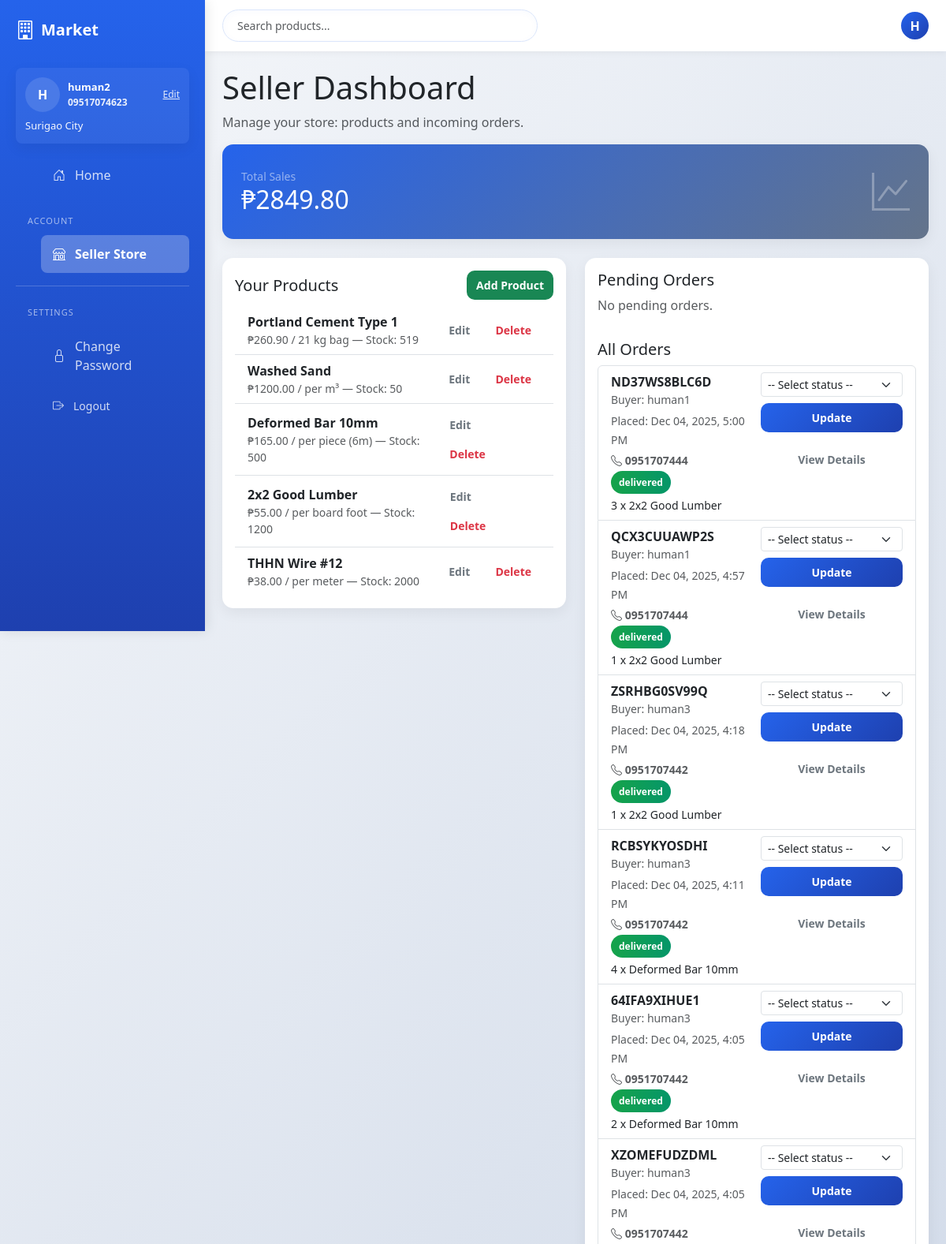
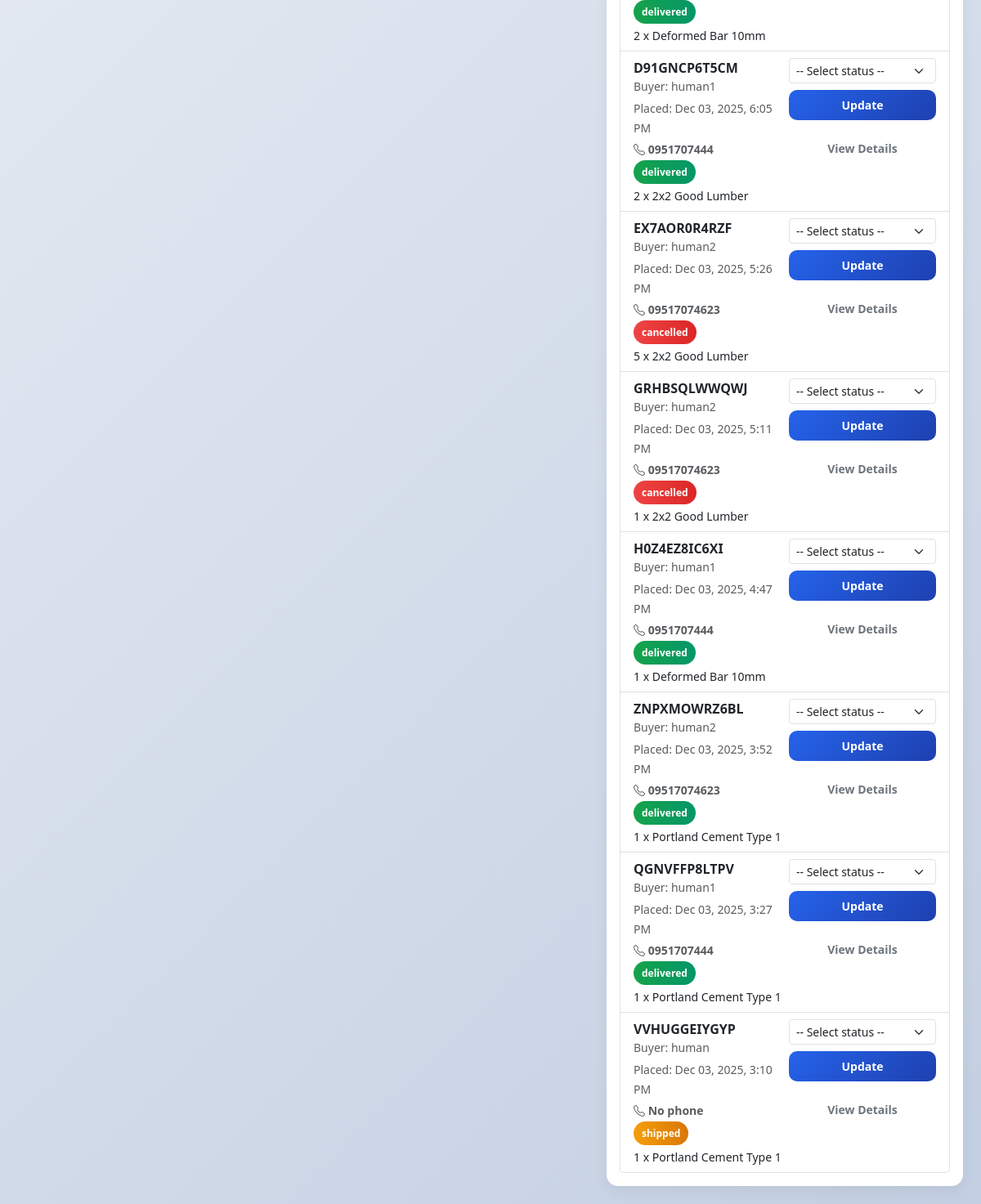
The page /seller/dashboard/ (signed in) on the database its author committed (2 pictures, top to bottom).
### core/models.py (models this page shows, shortened)
class User(AbstractUser):
    is_seller = models.BooleanField(default=False)
    phone_number = models.CharField(max_length=30, blank=True)
    default_address = models.TextField(blank=True)
    seller_lat = models.DecimalField(max_digits=9, decimal_places=6, null=True, blank=True)
    seller_lng = models.DecimalField(max_digits=9, decimal_places=6, null=True, blank=True)

class Product(models.Model):
    seller = models.ForeignKey(settings.AUTH_USER_MODEL, on_delete=models.CASCADE, related_name='products')
    category = models.ForeignKey(Category, on_delete=models.SET_NULL, null=True, blank=True)
    name = models.CharField(max_length=255)
    description = models.TextField(blank=True)
    price = models.DecimalField(max_digits=10, decimal_places=2)
    unit = models.CharField(max_length=50, default='pcs')
    stock = models.PositiveIntegerField(default=0)
    brand = models.CharField(max_length=100, blank=True)
    created_at = models.DateTimeField(auto_now_add=True)

class Order(models.Model):
    ORDER_STATUS = [
        ('pending', 'Pending'),
        ('confirmed', 'Confirmed'),
        ('shipped', 'Shipped'),
        ('delivered', 'Delivered'),
        ('cancelled', 'Cancelled'),
    ]
    buyer = models.ForeignKey(settings.AUTH_USER_MODEL, on_delete=models.CASCADE, related_name='orders')
    order_number = models.CharField(max_length=20, unique=True, blank=True)
    status = models.CharField(max_length=20, choices=ORDER_STATUS, default='pending')
    created_at = models.DateTimeField(auto_now_add=True)
    delivery_address = models.TextField(blank=True)
    delivery_fee = models.DecimalField(max_digits=8, decimal_places=2, default=0)
    delivery_lat = models.DecimalField(max_digits=9, decimal_places=6, null=True, blank=True)
    delivery_lng = models.DecimalField(max_digits=9, decimal_places=6, null=True, blank=True)
    @property
    def total(self):
        items_total = sum(item.total_price for item in self.items.all())
        fees_total = sum(float(getattr(item, 'delivery_fee', 0)) for item in self.items.all())
        return items_total + fees_total

class OrderItem(models.Model):
    order = models.ForeignKey(Order, on_delete=models.CASCADE, related_name='items')
    product = models.ForeignKey(Product, on_delete=models.SET_NULL, null=True)
    quantity = models.PositiveIntegerField(default=1)
    price = models.DecimalField(max_digits=10, decimal_places=2)
    delivery_fee = models.DecimalField(max_digits=8, decimal_places=2, default=0)
    @property
    def total_price(self):
        return self.quantity * float(self.price)

### core/views.py (the view)
# urls.py: path('seller/dashboard/', seller_dashboard, name='seller_dashboard'),
@user_passes_test(_is_seller)
def seller_dashboard(request):
    products = Product.objects.filter(seller=request.user)
    orders = Order.objects.filter(items__product__seller=request.user).distinct().order_by('-created_at')
    pending = orders.filter(status='pending')
    for p in products:
        try:
            price = float(p.price)
        except Exception:
            price = 0.0
        p.bulk_price_5 = price * 0.95
        p.bulk_price_10 = price * 0.90
    return render(request, 'seller_dashboard.html', {'products': products, 'orders': orders, 'pending': pending})

### templates/seller_dashboard.html (shortened to what this page needs)
{% extends 'base.html' %}
{% load tz %}
{% block content %}
<h1>Seller Dashboard</h1>
<p class="text-muted">Manage your store: products and incoming orders.</p>
<div class="card p-4 mb-4" style="background: linear-gradient(135deg, var(--primary), var(--secondary)); color: white;">
  <div class="d-flex justify-content-between align-items-center">
    <div>
      <div class="text-white-50 small">Total Sales</div>
      <h2 style="color: white; margin: 0;">₱{{ sidebar_sales_total|floatformat:2 }}</h2>
    </div>
    <div style="font-size: 48px; opacity: 0.3;">
      <i class="bi bi-graph-up"></i>
    </div>
  </div>
</div>
<div class="row">
  <div class="col-md-6">
    <div class="card p-3">
      <div class="d-flex justify-content-between align-items-center mb-2">
        <h5 class="mb-0">Your Products</h5>
        <a href="{% url 'seller_add_product' %}" class="btn btn-sm btn-success">Add Product</a>
      </div>
      <ul class="list-group list-group-flush">
        {% for p in products %}
          <li class="list-group-item d-flex justify-content-between align-items-center">
            <div>
              <div class="fw-bold">{{ p.name }}</div>
              <div class="small text-muted">₱{{ p.price }} / {{ p.unit }} — Stock: {{ p.stock }}</div>
            </div>
            <div>
              <a href="{% url 'seller_edit_product' p.pk %}" class="btn btn-sm btn-outline-secondary me-1">Edit</a>
              <a href="{% url 'seller_delete_product' p.pk %}" class="btn btn-sm btn-outline-danger">Delete</a>
            </div>
          </li>
        {% empty %}
          <li class="list-group-item">No products yet.</li>
        {% endfor %}
      </ul>
    </div>
  </div>
  <div class="col-md-6">
    <div class="card p-3">
      <h5>Pending Orders</h5>
      {% for o in pending %}
        <div class="border rounded p-2 mb-2">
          <div class="d-flex justify-content-between align-items-center">
            <div>
              <div class="fw-bold">Order {{ o.order_number }}</div>
              <div class="small text-muted">Buyer: {{ o.buyer }} — {% timezone "Asia/Manila" %}{{ o.created_at|date:"M d, Y, g:i A" }}{% endtimezone %}</div>
              <div class="small text-muted mt-1"><i class="bi bi-telephone"></i> <strong>{{ o.buyer.phone_number|default:'No phone' }}</strong></div>
            </div>
            <div style="text-align:right">
              <div class="status-pill {% if o.status == 'pending' %}status-pending{% elif o.status == 'confirmed' %}status-confirmed{% elif o.status == 'shipped' %}status-shipped{% elif o.status == 'delivered' %}status-delivered{% elif o.status == 'cancelled' %}status-cancelled{% endif %}">
                {% if o.status == 'pending' %}<i class="bi bi-clock-history"></i>{% elif o.status == 'confirmed' %}<i class="bi bi-check-circle"></i>{% elif o.status == 'shipped' %}<i class="bi bi-truck"></i>{% elif o.status == 'delivered' %}<i class="bi bi-box-seam"></i>{% elif o.status == 'cancelled' %}<i class="bi bi-x-circle"></i>{% endif %}
                <span style="margin-left:6px; text-transform:capitalize">{{ o.status }}</span>
              </div>
              <form method="post" action="{% url 'seller_update_order_status' o.pk %}" class="mt-2">
                {% csrf_token %}
                <select name="status" class="form-select form-select-sm mb-2">
                  <option value="confirmed">Confirm</option>
                  <option value="shipped">Mark Shipped</option>
                  <option value="delivered">Mark Delivered</option>
                  <option value="cancelled">Cancel</option>
                </select>
                <button class="btn btn-sm btn-primary">Update</button>
              </form>
            </div>
          </div>
          <div class="small mt-2">
            {% for it in o.items.all %}
              {% if it.product.seller == user %}
                <div>{{ it.quantity }} x {{ it.product.name }}</div>
              {% endif %}
            {% endfor %}
          </div>
        </div>
      {% empty %}
        <p class="text-muted">No pending orders.</p>
      {% endfor %}
      <h5 class="mt-3">All Orders</h5>
      <ul class="list-group">
        {% for o in orders %}
          <li class="list-group-item">
            <div class="d-flex justify-content-between align-items-start">
              <div>
                <div class="fw-bold">{{ o.order_number }}</div>
                <div class="small text-muted">Buyer: {{ o.buyer }}</div>
                <div class="mt-1"><small class="text-muted">Placed: {% timezone "Asia/Manila" %}{{ o.created_at|date:"M d, Y, g:i A" }}{% endtimezone %}</small></div>
                <div class="mt-1 small text-muted"><i class="bi bi-telephone"></i> <strong>{{ o.buyer.phone_number|default:'No phone' }}</strong></div>
                <div class="mt-1">
                  <span class="status-pill {% if o.status == 'pending' %}status-pending{% elif o.status == 'confirmed' %}status-confirmed{% elif o.status == 'shipped' %}status-shipped{% elif o.status == 'delivered' %}status-delivered{% elif o.status == 'cancelled' %}status-cancelled{% endif %}">{{ o.status }}</span>
                </div>
                <div class="small mt-2">
                  {% for it in o.items.all %}
                    {% if it.product.seller == user %}
                      <div>{{ it.quantity }} x {{ it.product.name }}</div>
                    {% endif %}
                  {% endfor %}
                </div>
              </div>
              <div style="text-align:right; min-width: 180px;">
                <form method="post" action="{% url 'seller_update_order_status' o.pk %}" class="mb-2">
                  <select name="status" class="form-select form-select-sm mb-2">
                    <option value="">-- Select status --</option>
                  </select>
                  <button class="btn btn-sm btn-primary w-100 mb-2">Update</button>
                </form>
                <a href="{% url 'order_detail' o.pk %}" class="btn btn-sm btn-outline-secondary w-100">View Details</a>
              </div>
            </div>
          </li>
        {% empty %}
          <li class="list-group-item">No orders yet.</li>
        {% endfor %}
      </ul>
    </div>
  </div>
</div>
{% endblock %}

### templates/base.html (shortened to what this page needs)
{% load static %}
<!doctype html>
<html lang="en">
<head>
    <link href="https://cdn.jsdelivr.net/npm/bootstrap@5.3.0/dist/css/bootstrap.min.css" rel="stylesheet">
    <link rel="stylesheet" href="https://cdn.jsdelivr.net/npm/bootstrap-icons@1.11.0/font/bootstrap-icons.css">
    <link rel="stylesheet" href="{% static 'css/styles.css' %}">
</head>
<body>
<button class="sidebar-toggle" id="sidebarToggle" aria-label="Toggle navigation"><i class="bi bi-list"></i></button>
<div id="sidebarEdge" class="sidebar-edge" aria-hidden="true"></div>
<aside class="sidebar" id="sidebar">
    <div class="sidebar-brand">
        <div style="display: flex; align-items: center; gap: 8px;">
            <i class="bi bi-building"></i>
            <span>Market</span>
        </div>
    </div>
    {% if user.is_authenticated %}
        <div class="card mb-3" style="background: rgba(255,255,255,0.06); padding: 12px; border-radius: 8px; color: white;">
            <div style="display:flex; justify-content: space-between; align-items: center; gap: 10px;">
                <div style="display:flex; gap:10px; align-items:center;">
                    <div style="width:44px; height:44px; border-radius:50%; background: rgba(255,255,255,0.12); display:flex; align-items:center; justify-content:center; font-weight:700;">{{ user.username|first|upper }}</div>
                    <div style="font-size:13px;">
                        <div style="font-weight:600">{{ user.get_full_name|default:user.username }}</div>
                        <div style="font-size:12px; opacity:0.9"><strong>{{ sidebar_phone|default:'No phone' }}</strong></div>
                    </div>
                </div>
                <div style="text-align:right; font-size:12px;">
                    <a href="{% url 'profile' %}" style="color: rgba(255,255,255,0.85); text-decoration: underline;">Edit</a>
                </div>
            </div>
            {% if sidebar_address %}
                <div style="margin-top:8px; font-size:13px; opacity:0.95;">{{ sidebar_address|truncatechars:80 }}</div>
            {% else %}
                <div style="margin-top:8px; font-size:13px; opacity:0.7;">No default address set</div>
            {% endif %}
        </div>
    {% endif %}
    <ul class="sidebar-nav">
        <li><a href="/" class="{% if request.resolver_match.url_name == 'home' %}active{% endif %}"><i class="bi bi-house-door"></i> Home</a></li>
    </ul>
    {% if user.is_authenticated %}
        <div class="sidebar-section-title">Account</div>
        <ul class="sidebar-nav">
            {% if user.is_superuser %}
                <li><a href="{% url 'admin_dashboard' %}" class="{% if request.resolver_match.url_name == 'admin_dashboard' %}active{% endif %}"><i class="bi bi-speedometer2"></i> Admin Dashboard</a></li>
            {% elif user.is_seller %}
                <li><a href="{% url 'seller_dashboard' %}" class="{% if request.resolver_match.url_name == 'seller_dashboard' %}active{% endif %}"><i class="bi bi-shop"></i> Seller Store</a></li>
            {% endif %}
        </ul>
        <div class="sidebar-divider"></div>
        <div class="sidebar-section-title">Settings</div>
        <ul class="sidebar-nav">
            <li><a href="/accounts/password_change/"><i class="bi bi-lock"></i> Change Password</a></li>
            <li>
                <form method="post" action="{% url 'logout' %}" style="display: inline;">
                    <button type="submit" style="background: none; border: none; color: rgba(255, 255, 255, 0.8); padding: 12px 15px; text-align: left; cursor: pointer; width: 100%; font-size: 14px; font-family: inherit; display: flex; align-items: center; gap: 12px; transition: all 0.3s ease;">
                        <i class="bi bi-box-arrow-right"></i> Logout
                    </button>
                </form>
            </li>
        </ul>
    {% endif %}
</aside>
<div class="main-wrapper" id="mainWrapper">
    <div class="top-bar">
        <div class="search-box">
            <form method="get" action="/">
                <input type="search" name="q" placeholder="Search products..." class="form-control" value="{{ q|default:'' }}">
            </form>
        </div>
        <div class="user-profile">
            {% if user.is_authenticated %}
                <div class="avatar" title="{{ user.username }}">
                    {{ user.username|first|upper }}
                </div>
            {% endif %}
        </div>
    </div>
    <main class="main-content">
        {% block content %}{% endblock %}
    </main>
</div>
</body>
</html>

### rows shown on the page
User: username|first "H", get_full_name "human2", phone_number "09517074623", default_address "Surigao City"
Product: name "Portland Cement Type 1", price "260.90", unit "21 kg bag", stock "519"
Product: name "Washed Sand", price "1200.00", unit "per m³", stock "50"
Product: name "Deformed Bar 10mm", price "165.00", unit "per piece (6m)", stock "500"
Product: name "2x2 Good Lumber", price "55.00", unit "per board foot", stock "1200"
Product: name "THHN Wire #12", price "38.00", unit "per meter", stock "2000"
Order: order_number "ND37WS8BLC6D", buyer "human1", created_at "Dec 04, 2025, 5:00 PM", buyer.phone_number "0951707444", status "delivered"
OrderItem: quantity "3", product.name "2x2 Good Lumber"
Order: order_number "QCX3CUUAWP2S", buyer "human1", created_at "Dec 04, 2025, 4:57 PM", buyer.phone_number "0951707444", status "delivered"
OrderItem: quantity "1", product.name "2x2 Good Lumber"
Order: order_number "ZSRHBG0SV99Q", buyer "human3", created_at "Dec 04, 2025, 4:18 PM", buyer.phone_number "0951707442", status "delivered"
OrderItem: quantity "1", product.name "2x2 Good Lumber"
Order: order_number "RCBSYKYOSDHI", buyer "human3", created_at "Dec 04, 2025, 4:11 PM", buyer.phone_number "0951707442", status "delivered"
OrderItem: quantity "4", product.name "Deformed Bar 10mm"
Order: order_number "64IFA9XIHUE1", buyer "human3", created_at "Dec 04, 2025, 4:05 PM", buyer.phone_number "0951707442", status "delivered"
OrderItem: quantity "2", product.name "Deformed Bar 10mm"
Order: order_number "XZOMEFUDZDML", buyer "human3", created_at "Dec 04, 2025, 4:05 PM", buyer.phone_number "0951707442", status "delivered"
OrderItem: quantity "2", product.name "Deformed Bar 10mm"
Order: order_number "D91GNCP6T5CM", buyer "human1", created_at "Dec 03, 2025, 6:05 PM", buyer.phone_number "0951707444", status "delivered"
OrderItem: quantity "2", product.name "2x2 Good Lumber"
Order: order_number "EX7AOR0R4RZF", buyer "human2", created_at "Dec 03, 2025, 5:26 PM", buyer.phone_number "09517074623", status "cancelled"
OrderItem: quantity "5", product.name "2x2 Good Lumber"
Order: order_number "GRHBSQLWWQWJ", buyer "human2", created_at "Dec 03, 2025, 5:11 PM", buyer.phone_number "09517074623", status "cancelled"
OrderItem: quantity "1", product.name "2x2 Good Lumber"
Order: order_number "H0Z4EZ8IC6XI", buyer "human1", created_at "Dec 03, 2025, 4:47 PM", buyer.phone_number "0951707444", status "delivered"
OrderItem: quantity "1", product.name "Deformed Bar 10mm"
Order: order_number "ZNPXMOWRZ6BL", buyer "human2", created_at "Dec 03, 2025, 3:52 PM", buyer.phone_number "09517074623", status "delivered"
OrderItem: quantity "1", product.name "Portland Cement Type 1"
Order: order_number "QGNVFFP8LTPV", buyer "human1", created_at "Dec 03, 2025, 3:27 PM", buyer.phone_number "0951707444", status "delivered"
OrderItem: quantity "1", product.name "Portland Cement Type 1"
Order: order_number "VVHUGGEIYGYP", buyer "human", created_at "Dec 03, 2025, 3:10 PM", buyer.phone_number "No phone", status "shipped"
OrderItem: quantity "1", product.name "Portland Cement Type 1"

### other values the page prints
{{ sidebar_sales_total|floatformat:2 }} "2849.80"
